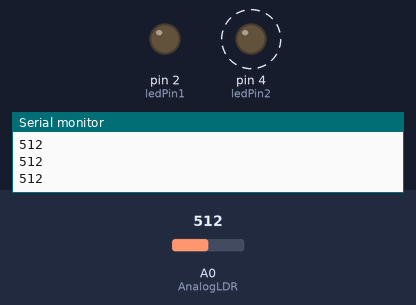
Bench run of a sketch on a simulated Arduino Uno, built with avr-gcc and run on an emulated ATmega328P. On the bench: output pins drawn as LEDs (lit = HIGH), the last lines printed to the serial monitor. Dashed ring = blinking. The test bench sets the inputs (shaded band); at power-on: A0 (AnalogLDR) = 512.

Above: at 1.3 s.
1.4 s: A0 (AnalogLDR) set to 710
At 2.0 s:
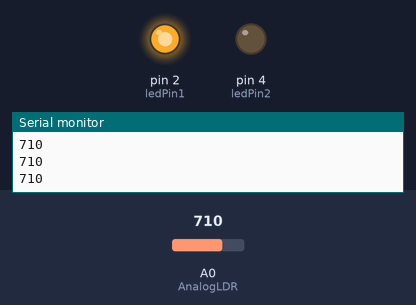
3.0 s: A0 (AnalogLDR) set to 690
At 3.22 s:
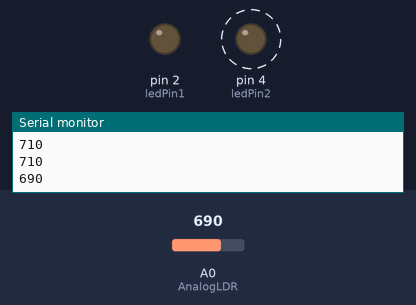
6.0 s: A0 (AnalogLDR) set to 716
At 7.3 s:
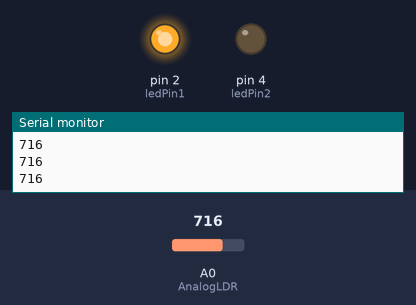
7.6 s: A0 (AnalogLDR) set to 511
At 7.88 s:
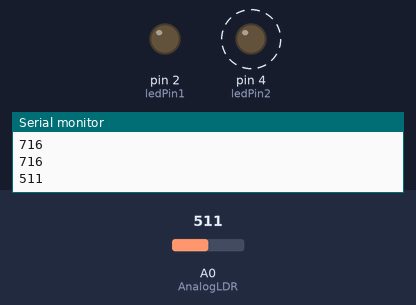
Timing chart, 0 to 11.6 s (numbered marks = the images above; inputs shaded):
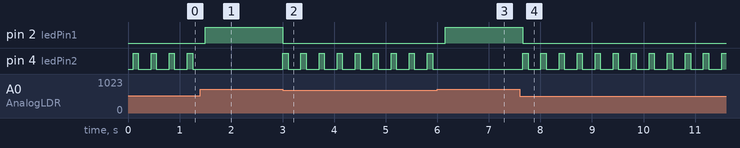

Measured:
- after the input at 1.4 s, pin 2 (ledPin1): LOW → HIGH after 0.10 s; pin 4 (ledPin2): stops changing and stays LOW
- after the input at 3.0 s, pin 2 (ledPin1): HIGH → LOW at once; pin 4 (ledPin2): alternates HIGH for 0.10 s and LOW for 0.25 s, starting at once
- after the input at 6.0 s, pin 2 (ledPin1): LOW → HIGH after 0.16 s; pin 4 (ledPin2): stops changing and stays LOW
- after the input at 7.6 s, pin 2 (ledPin1): HIGH → LOW after 0.06 s; pin 4 (ledPin2): alternates HIGH for 0.10 s and LOW for 0.25 s, starting after 0.06 s
- by itself, pin 4 (ledPin2): alternates HIGH for 0.10 s and LOW for 0.25 s

The sketch:

LDR_-_LED_2.ino
```cpp
// Sensor LDR 2

#define AnalogLDR A0
#define ledPin1 2
#define ledPin2 4
int Leitura = 0;

void setup() {

pinMode(ledPin1, OUTPUT);
pinMode(ledPin2, OUTPUT);
pinMode(AnalogLDR,INPUT);
Serial.begin(9600);
delay(100);
}

void loop() {

Leitura =analogRead(AnalogLDR);

if(Leitura > 700){
digitalWrite(ledPin1,HIGH);
}else{
digitalWrite(ledPin1,LOW);
}
if(Leitura < 700){
  digitalWrite(ledPin2,HIGH);
  delay(100);
  digitalWrite(ledPin2,LOW);
  delay(100);
}else{
  digitalWrite(ledPin2, LOW);
}
Serial.println(Leitura);
delay(150);
}
```
